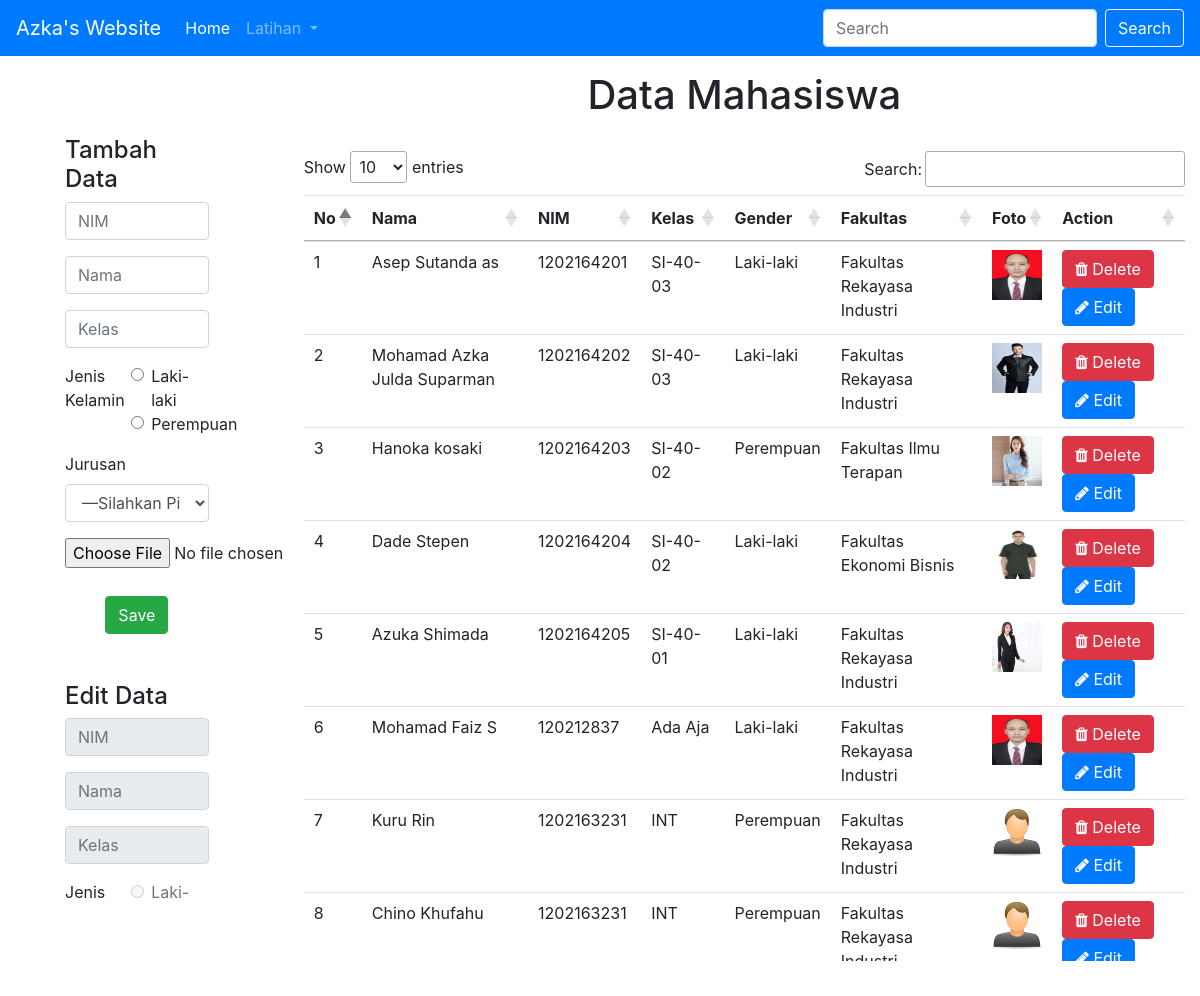
Screenshot of /landing.php with the database file from the repository.
### tables this page shows
CREATE TABLE `t_mahasiswa` (
  `id` int(11) NOT NULL,
  `nim` varchar(10) NOT NULL,
  `nama` varchar(50) NOT NULL,
  `kelas` varchar(10) NOT NULL,
  `jk` varchar(15) NOT NULL,
  `fakultas` varchar(50) NOT NULL,
  `foto` varchar(1000) NOT NULL
);

### landing.php (the view, shortened to what this page needs)
<?php
    require_once("connection.php");
?>
<!DOCTYPE html>
<html lang="en">
<head>
</head>
<body style="overflow-y: hidden;">
    <?php require_once("header.php");?>
    <section class="row">
        <section class="col-md-3">
            <h4>Tambah Data</h4>
            <form action="" method="post" enctype="multipart/form-data">
                <div class="form-group">
                    <input required type="text" name="nim" class="form-control" id="nim" placeholder="NIM">
                </div>
                <div class="form-group">
                    <input required type="text" name="nama" class="form-control" id="nama" placeholder="Nama">
                </div>
                <div class="form-group">
                    <input required type="text" name="kelas" class="form-control" id="kelas" placeholder="Kelas">
                </div>
                <fieldset class="form-group">
                    <div class="row">
                    <legend class="col-form-label col-sm-5 pt-0">Jenis Kelamin</legend>
                    <div class="col-sm-7">
                        <div class="form-check">
                            <input required class="form-check-input" type="radio" name="gender" id="Laki-laki" value="Laki-laki">
                            <label class="form-check-label" for="Laki-laki">
                                Laki-laki
                            </label>
                        </div>
                        <div class="form-check">
                            <input required class="form-check-input" type="radio" name="gender" id="Perempuan" value="Perempuan">
                            <label class="form-check-label" for="Perempuan">
                                Perempuan
                            </label>
                        </div>
                    </div>
                    </div>
                </fieldset>
                <div class="form-group">
                    <label for="jurusan">Jurusan</label>
                    <select required class="form-control" id="jurusan" name="jurusan">
                    <option value="">&mdash;Silahkan Pilih Jurusan&mdash;</option>
                    </select>
                </div>
                <div class="custom-file mb-20">
                    <input required type="file" id="foto" name="foto" >
                </div>
                <center><button type="submit" class="btn btn-success" name="save">Save</button></center>
            </form><br><br>
            <h4 id="edit">Edit Data</h4>
            <form action="" method="post" enctype="multipart/form-data">
                <?php if(isset($_POST['edit'])){?>
                <?php foreach ($data_mhs as $data) {?>
                <div class="form-group">
                    <input required type="text" name="id" class="form-control" id="id" placeholder="ID" value="<?= $data['id']?>" hidden>
                </div>
                <div class="form-group">
                    <input required type="text" name="nim" class="form-control" id="nim" placeholder="NIM" value="<?= $data['nim']?>">
                </div>
                <div class="form-group">
                    <input required type="text" name="nama" class="form-control" id="nama" placeholder="Nama" value="<?= $data['nama']?>">
                </div>
                <div class="form-group">
                    <input required type="text" name="kelas" class="form-control" id="kelas" placeholder="Kelas" value="<?= $data['kelas']?>">
                </div>
                <fieldset class="form-group">
                    <div class="row">
                    <legend class="col-form-label col-sm-5 pt-0">Jenis Kelamin</legend>
                    <div class="col-sm-7">
                        <div class="form-check">
                            <input required class="form-check-input" type="radio" name="gender" id="Laki-laki" value="Laki-laki" <?php if($data['jk']=="Laki-laki"){echo "checked";}?>>
                            <label class="form-check-label" for="Laki-laki">
                                Laki-laki
                            </label>
                        </div>
                        <div class="form-check">
                            <input required class="form-check-input" type="radio" name="gender" id="Perempuan" value="Perempuan" <?php if($data['jk']=="Perempuan"){echo "checked";}?>>
                            <label class="form-check-label" for="Perempuan">
                                Perempuan
                            </label>
                        </div>
                    </div>
                    </div>
                </fieldset>
                <div class="form-group">
                    <label for="jurusan">Jurusan</label>
                    <select required class="form-control" id="jurusan" name="jurusan">
                        <option <?php if($data['fakultas']==""){echo "selected";}?> value="">&mdash;Silahkan Pilih Fakultas&mdash;</option>
                        <option <?php if($data['fakultas']=="Fakultas Rekayasa Industri"){echo "selected";}?> value="Fakultas Rekayasa Industri">Fakultas Rekayasa Industri (FRI)</option>
                        <option <?php if($data['fakultas']=="Fakultas Ekonomi Bisnis"){echo "selected";}?> value="Fakultas Ekonomi Bisnis">Fakultas Ekonomi Bisnis (FEB)</option>
                        <option <?php if($data['fakultas']=="Fakultas Ilmu Terapan"){echo "selected";}?> value="Fakultas Ilmu Terapan">Fakultas Ilmu Terapan (FIT)</option>
                    </select>
                </div>
                <center><img width='25%' height='100' src="<?php if($data['foto']=='' || $data['foto']=='uploads/'){echo './uploads/person-male.png';}else{ echo './'.$data['foto'];}?>"></center>
                <div class="custom-file mb-20">
                    <input required type="file" id="foto" name="foto">
                </div>
                <center><button type="submit" class="btn btn-success" name="update">Update</button></center>
                <?php }?>
                <?php }else{?>
                    <div class="form-group">
                        <input type="text" name="nim" class="form-control" id="nim" placeholder="NIM" disabled>
                    </div>
                    <div class="form-group">
                        <input type="text" name="nama" class="form-control" id="nama" placeholder="Nama" disabled>
                    </div>
                    <div class="form-group">
                        <input type="text" name="kelas" class="form-control" id="kelas" placeholder="Kelas" disabled>
                    </div>
                    <fieldset class="form-group">
                        <div class="row">
                        <legend class="col-form-label col-sm-5 pt-0">Jenis Kelamin</legend>
                        <div class="col-sm-7">
                            <div class="form-check">
                                <input class="form-check-input" type="radio" name="gender" id="Laki-laki" value="Laki-laki" disabled>
                                <label class="form-check-label" for="Laki-laki">
                                    Laki-laki
                                </label>
                            </div>
                        </div>
                        </div>
                    </fieldset>
                <?php }?>
            </form>
        </section>
        <section class="col-md-9">
            <h1>Data Mahasiswa</h1><br>
            <form class="data-mhs" action="" method="post">
                <table class="table table-hover" id="tableMhs">
                    <thead>
                        <th>No</th>
                        <th>Nama</th>
                        <th>NIM</th>
                        <th>Kelas</th>
                        <th>Gender</th>
                        <th>Fakultas</th>
                        <th>Foto</th>
                        <th>Action</th>
                    </thead>
                    <?php
                        if($conn){
                            $no = 1;
                            $sql = "SELECT * FROM t_mahasiswa";
                            $result = mysqli_query($conn, $sql);
                            foreach ($result as $data) {
                                if ($data['foto'] == 'uploads/' || $data['foto'] == '') {
                                    $foto = './uploads/person-male.png';
                                }else {
                                    $foto = './'.$data['foto'];
                                }
                                echo "<tr>
                                            <td>$no</td>
                                            <td>".$data['nama']."</td>
                                            <td>".$data['nim']."</td>
                                            <td>".$data['kelas']."</td>
                                            <td>".$data['jk']."</td>
                                            <td>".$data['fakultas']."</td>
                                            <td>
                                                <img width='50' height='50' src='".$foto."'>
                                            </td>
                                            <td>
                                                <button type='submit' class='btn btn-danger' name='delete' value='".$data['id']."'><i class='fa fa-trash'></i> Delete</button>
                                                <a href='#edit'><button type='submit' class='btn btn-primary' name='edit' value='".$data['id']."'><i class='fa fa-pencil'></i> Edit</button></a>
                                            </td>
                                            </tr>";
                                    $no++;
                            }
                        }else{
                            echo "DB Connection Error!";
                        }
                    ?>
                </table>
            </form>
        </section>
    </section>
</body>
</html>

### header.php (style rules this page uses)
h1 { text-align:center; }
.col-md-3 { padding:80px; max-height: 850px; overflow-y: scroll; }
.col-md-9 { padding:15px; }
form.data-mhs { max-height: 810px; overflow-y: auto; }
.mb-20 { margin-bottom:20px; }
fieldset { margin-bottom:0px; }
.row { margin-right:0px; }

### rows the page displays
t_mahasiswa: nama "Asep Sutanda as", nim "1202164201", kelas "SI-40-03", jk "Laki-laki", fakultas "Fakultas Rekayasa Industri", foto (picture)
t_mahasiswa: nama "Mohamad Azka Julda Suparman", nim "1202164202", kelas "SI-40-03", jk "Laki-laki", fakultas "Fakultas Rekayasa Industri", foto (picture)
t_mahasiswa: nama "Hanoka kosaki", nim "1202164203", kelas "SI-40-02", jk "Perempuan", fakultas "Fakultas Ilmu Terapan", foto (picture)
t_mahasiswa: nama "Dade Stepen", nim "1202164204", kelas "SI-40-02", jk "Laki-laki", fakultas "Fakultas Ekonomi Bisnis", foto (picture)
t_mahasiswa: nama "Azuka Shimada", nim "1202164205", kelas "SI-40-01", jk "Laki-laki", fakultas "Fakultas Rekayasa Industri", foto (picture), $data['id'] 28 (drawn)
t_mahasiswa: nama "Mohamad Faiz S", nim "120212837", kelas "Ada Aja", jk "Laki-laki", fakultas "Fakultas Rekayasa Industri", foto (picture), $data['id'] 49 (drawn)
t_mahasiswa: nama "Kuru Rin", nim "1202163231", kelas "INT", jk "Perempuan", fakultas "Fakultas Rekayasa Industri", $data['id'] 51 (drawn)
t_mahasiswa: nama "Chino Khufahu", nim "1202163231", kelas "INT", jk "Perempuan", fakultas "Fakultas Rekayasa…", $data['id'] 52 (drawn)
